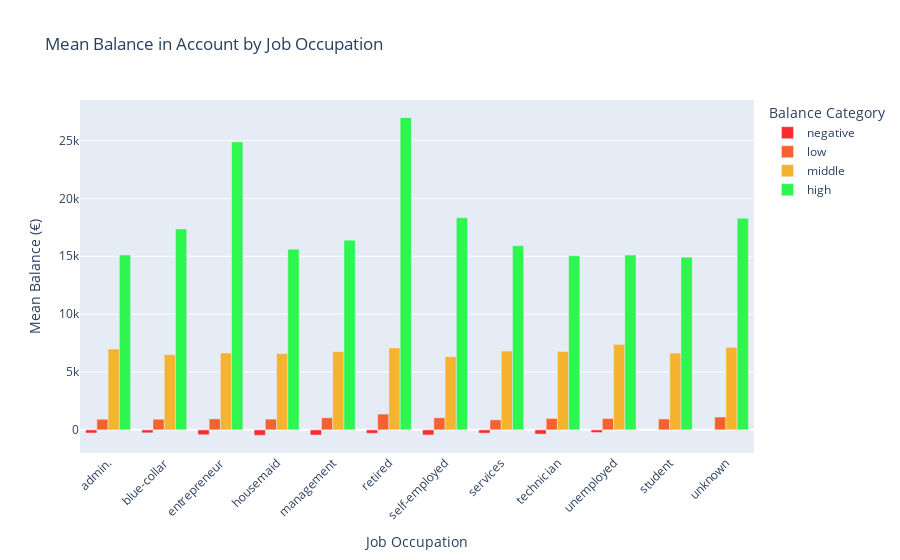

The notebook cell this image was saved under:
### Code cell
df_copy = df.copy()
df_copy["balance_status"] = np.nan
df_copy["balance_status"] = df_copy["balance_status"].astype(object)

lst = [df_copy]
for col in lst:
  col.loc[col["balance"] < 0, "balance_status"] = "negative"
  col.loc[(col["balance"] >= 0) & (col["balance"] <= 5000), "balance_status"] = "low"
  col.loc[(col["balance"] > 5000) & (col["balance"] <= 10000), "balance_status"] = "middle"
  col.loc[col["balance"] > 10000, "balance_status"] = "high"

negative = df_copy["balance"].loc[df_copy["balance_status"] == "negative"].values.tolist()
low = df_copy["balance"].loc[df_copy["balance_status"] == "low"].values.tolist()
middle = df_copy["balance"].loc[df_copy["balance_status"] == "middle"].values.tolist()
high = df_copy["balance"].loc[df_copy["balance_status"] == "high"].values.tolist()

# Get the average by occupation in each balance category
job_balance = df_copy.groupby(['job', 'balance_status'])['balance'].mean().reset_index()
balance_status_order = ['negative', 'low', 'middle', 'high']
job_balance['balance_status'] = pd.Categorical(job_balance['balance_status'], categories=balance_status_order, ordered=True)
job_balance = job_balance.sort_values(['job', 'balance_status'])

fig = px.bar(
    job_balance, 
    x='job', 
    y='balance',
    category_orders={"balance_status": balance_status_order},
    color='balance_status', 
    barmode='group',
    title='Mean Balance in Account by Job Occupation',
    labels={'balance': 'Mean Balance (€)', 'job': 'Job Occupation', 'balance_status': 'Balance Category'},
    color_discrete_map={
        'negative': 'rgb(246, 46, 46)', 
        'low': 'rgb(246, 97, 46)', 
        'middle': 'rgb(246, 179, 46)', 
        'high': 'rgb(46, 246, 78)'
    }
)

# Customize the layout
fig.update_layout(
  legend_title_text='Balance Category',
  xaxis_tickangle=-45,
  yaxis_title='Mean Balance (€)',
  font=dict(size=12),
  legend=dict(font=dict(size=12)),
)

fig.show()

# Adapted from Janio Martinez Bachmann's code

### Figure 1 — Plotly figure (JSON) as saved in the notebook; plotly's stock layout.template omitted (floating-point values rounded to 4 significant figures)
{"data": [{"alignmentgroup": "True", "hovertemplate": "Balance Category=negative<br>Job Occupation=%{x}<br>Mean Balance (€)=%{y}<extra></extra>", "legendgroup": "negative", "marker": {"color": "rgb(246, 46, 46)", "pattern": {"shape": ""}}, "name": "negative", "offsetgroup": "negative", "orientation": "v", "showlegend": true, "textposition": "auto", "type": "bar", "x": ["admin.", "blue-collar", "entrepreneur", "housemaid", "management", "retired", "self-employed", "services", "technician", "unemployed"], "xaxis": "x", "y": [-272.9, -255.7, -422.8, -474.1, -448.3, -296.2, -440.9, -283.1, -363.7, -231.4], "yaxis": "y"}, {"alignmentgroup": "True", "hovertemplate": "Balance Category=low<br>Job Occupation=%{x}<br>Mean Balance (€)=%{y}<extra></extra>", "legendgroup": "low", "marker": {"color": "rgb(246, 97, 46)", "pattern": {"shape": ""}}, "name": "low", "offsetgroup": "low", "orientation": "v", "showlegend": true, "textposition": "auto", "type": "bar", "x": ["admin.", "blue-collar", "entrepreneur", "housemaid", "management", "retired", "self-employed", "services", "student", "technician", "unemployed", "unknown"], "xaxis": "x", "y": [918.5, 919.0, 945.8, 929.5, 1051.0, 1363.0, 1043.0, 865.8, 944.2, 984.9, 977.8, 1111.0], "yaxis": "y"}, {"alignmentgroup": "True", "hovertemplate": "Balance Category=middle<br>Job Occupation=%{x}<br>Mean Balance (€)=%{y}<extra></extra>", "legendgroup": "middle", "marker": {"color": "rgb(246, 179, 46)", "pattern": {"shape": ""}}, "name": "middle", "offsetgroup": "middle", "orientation": "v", "showlegend": true, "textposition": "auto", "type": "bar", "x": ["admin.", "blue-collar", "entrepreneur", "housemaid", "management", "retired", "self-employed", "services", "student", "technician", "unemployed", "unknown"], "xaxis": "x", "y": [6987.0, 6497.0, 6648.0, 6585.0, 6763.0, 7081.0, 6328.0, 6810.0, 6638.0, 6766.0, 7386.0, 7135.0], "yaxis": "y"}, {"alignmentgroup": "True", "hovertemplate": "Balance Category=high<br>Job Occupation=%{x}<br>Mean Balance (€)=%{y}<extra></extra>", "legendgroup": "high", "marker": {"color": "rgb(46, 246, 78)", "pattern": {"shape": ""}}, "name": "high", "offsetgroup": "high", "orientation": "v", "showlegend": true, "textposition": "auto", "type": "bar", "x": ["admin.", "blue-collar", "entrepreneur", "housemaid", "management", "retired", "self-employed", "services", "student", "technician", "unemployed", "unknown"], "xaxis": "x", "y": [15110.0, 17360.0, 24870.0, 15620.0, 16400.0, 26980.0, 18330.0, 15910.0, 14920.0, 15050.0, 15110.0, 18280.0], "yaxis": "y"}], "layout": {"barmode": "group", "font": {"size": 12}, "legend": {"font": {"size": 12}, "title": {"text": "Balance Category"}, "tracegroupgap": 0}, "title": {"text": "Mean Balance in Account by Job Occupation"}, "xaxis": {"anchor": "y", "domain": [0, 1], "tickangle": -45, "title": {"text": "Job Occupation"}}, "yaxis": {"anchor": "x", "domain": [0, 1], "title": {"text": "Mean Balance (€)"}}}}
